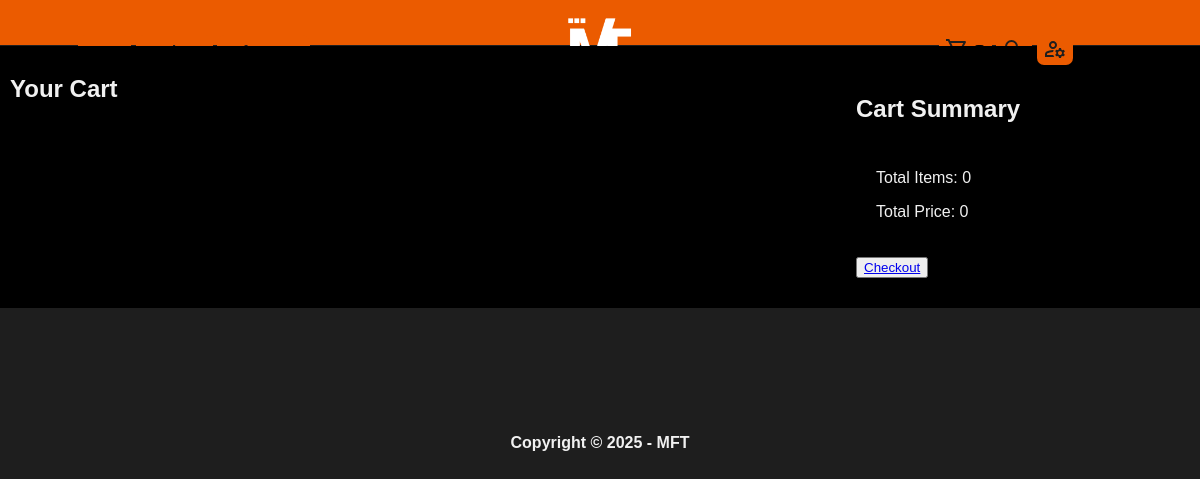
Before: /cart/ with the older database file.
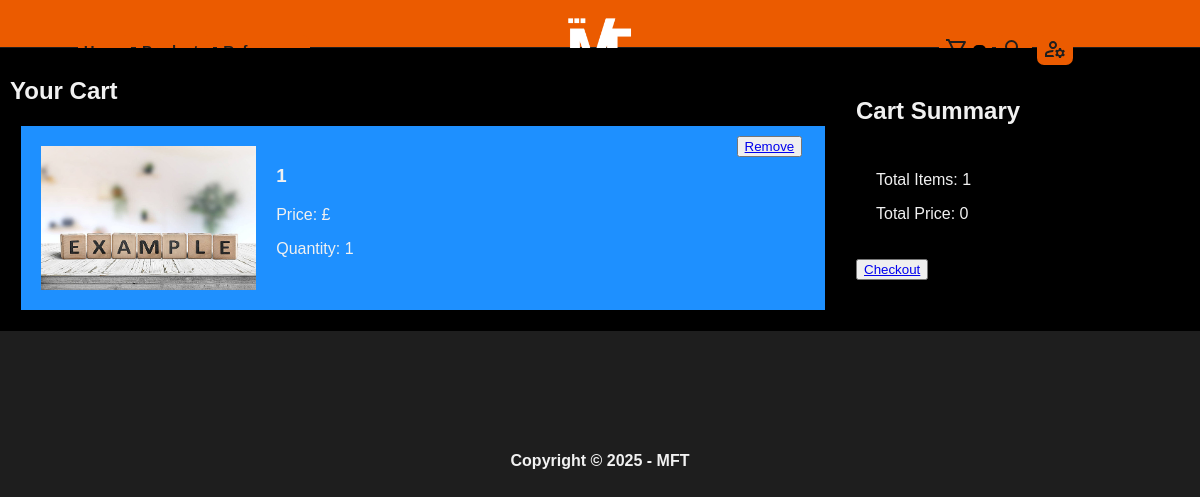
After: the same page with the newer database file.
### context/database.py (models this page shows, shortened)
@dataclass
class usercarts(db.Model):
    __tablename__ = 'usercarts'
    _id = int
    userID = int
    itemIDs = int
    amount = int
    _id = db.Column("id", db.Integer, primary_key=True)
    amount = db.Column("amount", db.Integer)
    userID = db.Column("userid", db.Integer, db.ForeignKey("users.ID"), nullable=False)
    user = db.relationship("users", backref=db.backref("usercarts", lazy=True))
    itemIDs = db.Column("itemid", db.Integer, db.ForeignKey('technologies.id'), nullable=False)
    item = db.relationship("technologies", backref=db.backref("usercarts", lazy=True))

### app.py (the view)
@app.route('/cart/')
def cartPage():
    cart, totalCost = updateCartCookie(g.user, usercarts, session, db, technologies)
    print(cart, totalCost)
    usercart = usercarts.query.filter_by(userID = g.user._id)
    totalItems = len(usercart.all())
    print("TEST1: ", session.get('cart', {}), " \nTEST2: ", usercart)
    return render_template('cart.html', technologies = technologies.query.all(), usercart = usercart, cartCost = totalCost, cartItems = totalItems)

### app.py (called while the page is built)
@app.before_request
def before_request():
    session.permanent = True
    app.permanent_session_lifetime = datetime.timedelta(minutes=1440) # session will be alive for 20 minutes
    if 'userid' in session:
        user = users.query.filter_by(_id = session.get('userid')).first()
        g.user = user
    else:
        user = users.query.filter_by(_id = 0).first()
        g.user = user
    if 'cart' not in session:
        session['cart'] = {}  # Initialize as an empty dictionary

### context/handleCart.py (called while the page is built, shortened)
def updateCartCookie(globalUser, userCart, userCookies, db, technologies):
    cart = userCookies.get('cart', {})
    user_id = int(globalUser._id)
    if user_id == 0:
        print("User is not logged in")
        return userCookies, 0

### templates/cart.html (shortened to what this page needs)
{% extends "base.html" %}
{% block styles %}
    <link rel="stylesheet" href="{{ url_for('static', filename='assets/styles/cart.css') }}">
{% endblock %}
{% block content %}
<div class="mft-cart">
    <div class="mft-cart-items">
        <h2 class="mft-cart-title">Your Cart</h2>
        {% for item in usercart %}
        <div class="mft-cart-item">
            <div class="mft-cart-item-left">
                <img class="mft-cart-item-image" src="{{ url_for('static', filename='assets/images/product-' + item.itemIDs + '.png') }}">
            </div>
            <div class="mft-cart-item-middle">
                <h3>{{ item.itemIDs }}</h3>
                <p>Price: £{{ item.price }}</p>
                <p>Quantity: {{ item.amount }}</p>
            </div>
            <div class="mft-cart-item-right">
                <button class="mft-cart-remove-button"><a href="/remove_from_cart/{{ item.itemIDs }}">Remove</a></button>
            </div>
        </div>
        {% endfor %}
    </div>
    <div class="mft-cart-summary">
        <div class="mft-cart-summary-item">
            <h2 class="mft-cart-title">Cart Summary</h2>
            <div class="mft-cart-summary-item">
                <p>Total Items: {{ cartItems }}</p>
                <p>Total Price: {{ cartCost }}</p>
            </div>
            <button class="mft-checkout-btn"><a href="#">Checkout</a></button>
        </div>
    </div>
</div>
{% endblock %}

### templates/base.html (shortened to what this page needs)
<!DOCTYPE html>
<link rel="stylesheet" href="{{ url_for('static', filename='assets/styles/base.css') }}">
<link rel="stylesheet" href="{{ url_for('static', filename='assets/styles/carousel.css') }}">
<link rel="stylesheet" href="{{ url_for('static', filename='assets/styles/alerts.css') }}">
{% block styles %}{% endblock %}
<div class="mft-content-container">
    {% block head %}
        <div class="mft-header">
            <div class="mft-header-left">
                <button class="mft-header-button"><a href="{{ url_for('galleryPage') }}">Home</a></button>
                <button class="mft-header-button"><a href="{{ url_for('productPage') }}">Products</a></button>
                <button class="mft-header-button"><a href="{{ url_for('referencePage') }}">References</a></button>
            </div>
            <div class="mft-header-middle">
            </div>
            <div class="mft-header-right">
                <button class="mft-header-button" id="mft-cart-button">
                    <a href="{{ url_for('cartPage') }}">
                        <span class="mft-counter">0</span>
                    </a>
                </button>
                <button class="mft-header-button" id="mft-search-button"><a href="{{ url_for('galleryPage') }}"></a></button>
                <div class="mft-dropdown-container">
                    <button class="mft-header-button" id="mft-account-button"><a></a></button>
                </div>
            </div>
        </div>
    {% endblock %}
    <div class="mft-content-page">
    {% block content %}{% endblock %}
    </div>
    {% block footer %}
    <div class="mft-footer">
        <h4>Copyright &#169 2025 - MFT</h4>
    </div>
    {% endblock %}
</div>

### static/assets/styles/base.css (style rules this page uses)
.mft-header { background-color: var(--mft-primary-brand); display: grid; grid: 80px / 30% auto 30%; padding: 10px 20px; align-items: center; text-align: center; }
.mft-header-button { height: 30px; border: none; border-radius: 7px; }
.mft-header-button a { text-decoration: none; font-weight: bold; color: var(--mft-text-header); fill: var(--mft-text-header); font-size: 15px; }
.mft-header-button:enabled { background: var(--mft-primary-brand); }
.mft-dropdown-container { position: relative; display: inline-block; }
.mft-counter { background-color: black; color: white; padding: 2px; border-radius: 5px; vertical-align: bottom; }
.mft-footer { display: grid; padding: 10px 20px; text-align: center; bottom: 0; width: 100%; }
.mft-content-container { display: grid; grid-template-rows: 10% 80% 10%; gap: 1px; }

### static/assets/styles/carousel.css (style rules this page uses)
* { box-sizing: border-box }
img { vertical-align: middle; }

### static/assets/styles/cart.css (style rules this page uses)
.mft-cart { display: grid; grid-template-columns: 70% 30%; background-color: black; padding: 10px; }
.mft-cart-item { display: grid; grid-template-columns: 30% 60% 10%; background-color: black; padding: 10px; background-color: dodgerblue; border: 1px solid black; margin: 10px; }
.mft-cart-summary-item { margin: 10px; padding: 10px; }
.mft-cart-item-left img { width: 100%; padding: 10px; }
.mft-cart-item-middle { padding: 10px; }

Changed rows visible on the page:
added usercarts: itemIDs "1", amount "1"
Other visible differences:
{{ cartItems }}: "0" → "1"
